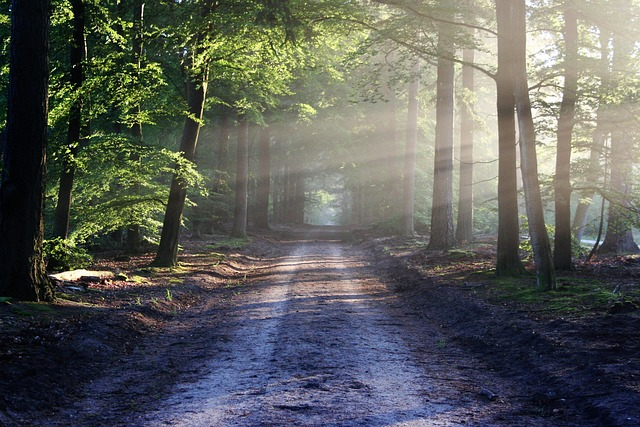
#> input picture images/image1_natural.png, 640 x 427 px
$ python -i analyze_spatial_redundancy.py   (imports and definitions only)
#> lines starting #> are read from the running program, lines starting #| are printed output that depends on the picture
import numpy as np
import os
import sys
import matplotlib.pyplot as plt
from PIL import Image

# [94 lines left out: function analyze_spatial_redundancy, not called in this run]

    # plt.show()

def analyze_spatial_redundancy_rgb(image_path):
    """
    Analyse la redondance spatiale d'une image pour chacun des cannaux RGB.
    """
#> called with image_path = '../images/image1_natural.png'
    if not os.path.exists(image_path):
        print(f"Error: Image not found at {image_path}")
        return

    try:
        img = Image.open(image_path)
#> img is the input picture: PIL image 640x427 RGB; mean R, G, B 92.2, 94.6, 90.4
        img_rgb = img.convert('RGB')
        img_gray = img.convert('L')
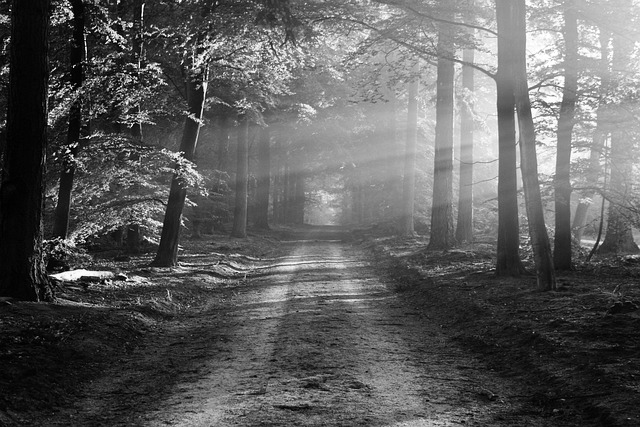
#> img_gray: PIL image 640x427 L; min 0, max 255, mean 93.4
    except Exception as e:
        print(f"Error loading image: {e}")
        return

    pixels_rgb = np.array(img_rgb)
    pixels_gray = np.array(img_gray)

    print("pixels_rgb dimensions: ", pixels_rgb.ndim)
#| pixels_rgb dimensions:  3
    print("dim 1:", len(pixels_rgb))
#| dim 1: 427
    print("dim 2:", len(pixels_rgb[0]))
#| dim 2: 640
    print("dim 3:", len(pixels_rgb[0][0]))
#| dim 3: 3

    print(f"Analyse RGB pour l'image: {os.path.basename(image_path)}")

    colors = ['Red', 'Green', 'Blue']
    plot_colors = ['red', 'green', 'blue']

    plt.figure(figsize=(12, 10))

    # Graph 1: RGB Histogrammes
    plt.subplot(2, 2, 1)
    for i in range(3):
        chan_pixels = pixels_rgb[:, :, i].flatten()

        # Entropie
        counts, _ = np.histogram(chan_pixels, bins=256, range=(0, 256))
        probs = counts / np.sum(counts)
        probs = probs[probs > 0]
        entropy = -np.sum(probs * np.log2(probs))

        # Correlation
        x = chan_pixels[:-1]
        y = chan_pixels[1:]
        corr = np.corrcoef(x, y)[0, 1] if len(x) > 0 else 0

        print(f"  - {colors[i]} Channel: Entropy={entropy:.4f} bits/pixel, Correlation={corr:.4f}")

        plt.hist(chan_pixels, bins=256, range=(0, 256), color=plot_colors[i], alpha=0.3, label=colors[i])
#> this loop made 3 passes
#> (entropy, corr) on passes 1 to 3: (7.8, 0.94), (7.79, 0.933), (7.67, 0.924)
#|   - Red Channel: Entropy=7.7984 bits/pixel, Correlation=0.9395
#|   - Green Channel: Entropy=7.7938 bits/pixel, Correlation=0.9331
#|   - Blue Channel: Entropy=7.6727 bits/pixel, Correlation=0.9238

    plt.title("Histogrammes RGB")
    plt.xlabel("Valeur du pixel")
    plt.ylabel("Fréquence")
    plt.legend()

    # Graph 2: Corrélation Spatiale (Luminance)
    flat_gray = pixels_gray.flatten()
    x = flat_gray[:-1]
    y = flat_gray[1:]
    corr_gray = np.corrcoef(x, y)[0, 1] if len(x) > 0 else 0
#> corr_gray = 0.933

    plt.subplot(2, 2, 2)
    plt.scatter(x, y, s=0.5, alpha=0.5, c='black')
    plt.title(f"Corrélation Spatiale (Luminance)r={corr_gray:.2f}")
    plt.xlabel("Pixel[i]")
    plt.ylabel("Pixel[i+1]")

    # Graph 3: Image Originale (RGB)
    plt.subplot(2, 2, 3)
    plt.imshow(pixels_rgb)
    plt.title("Image Originale (RGB)")
    plt.axis('off')

    # Graph 4: Complexity Map (Gradients sur Grayscale)
    pixels_float = pixels_gray.astype(float)
    grad_y = np.abs(pixels_float[1:, :] - pixels_float[:-1, :])
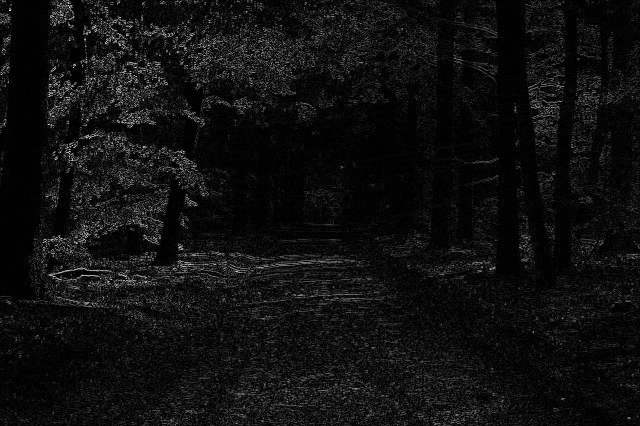
#> grad_y: shape (426, 640) float64; min 0, max 223, mean 15.8
    grad_x = np.abs(pixels_float[:, 1:] - pixels_float[:, :-1])
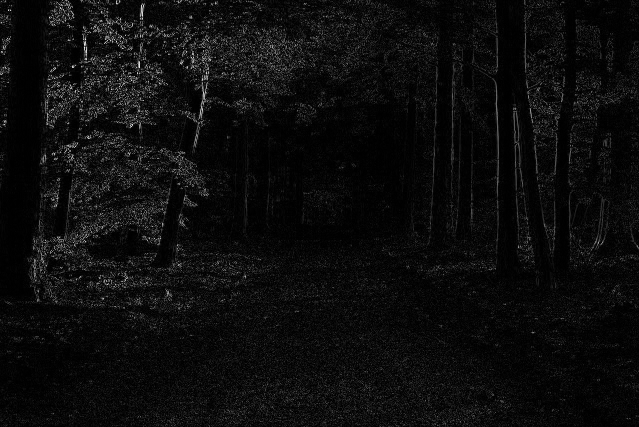
#> grad_x: shape (427, 639) float64; min 0, max 240, mean 12.6

    complexity_map = np.zeros_like(pixels_float)
    complexity_map[:-1, :] += grad_y
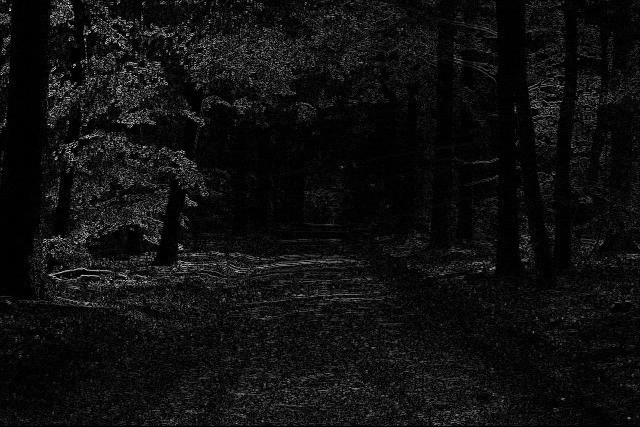
#> complexity_map: shape (427, 640) float64; min 0, max 223, mean 15.7
    complexity_map[:, :-1] += grad_x

    plt.subplot(2, 2, 4)
    plt.imshow(complexity_map, cmap='hot')
    plt.title("Zones de Complexité (Gradients sur Grayscale)")
    plt.axis('off')

    output_dir = "output"
    os.makedirs(output_dir, exist_ok=True)
    plt.tight_layout()
    plt.savefig(os.path.join(output_dir, f"analyse_rgb_{os.path.basename(image_path)}"))
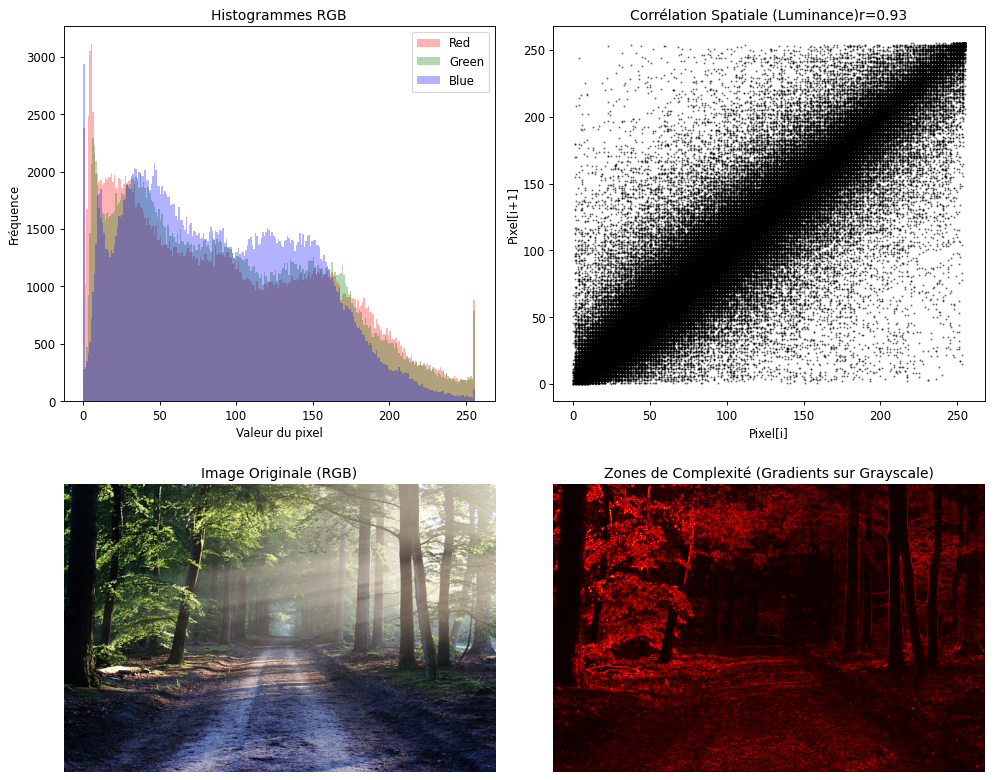
#> figure drawn by matplotlib, 4 panels; panel 1: tallest bar 3113 high, from x = 5 to 6; panel 1: tallest bar 2295 high, from x = 6 to 7; panel 1: tallest bar 2940 high, from x = 0 to 1

    # plt.show()

>>> result = analyze_spatial_redundancy_rgb('../images/image1_natural.png')
